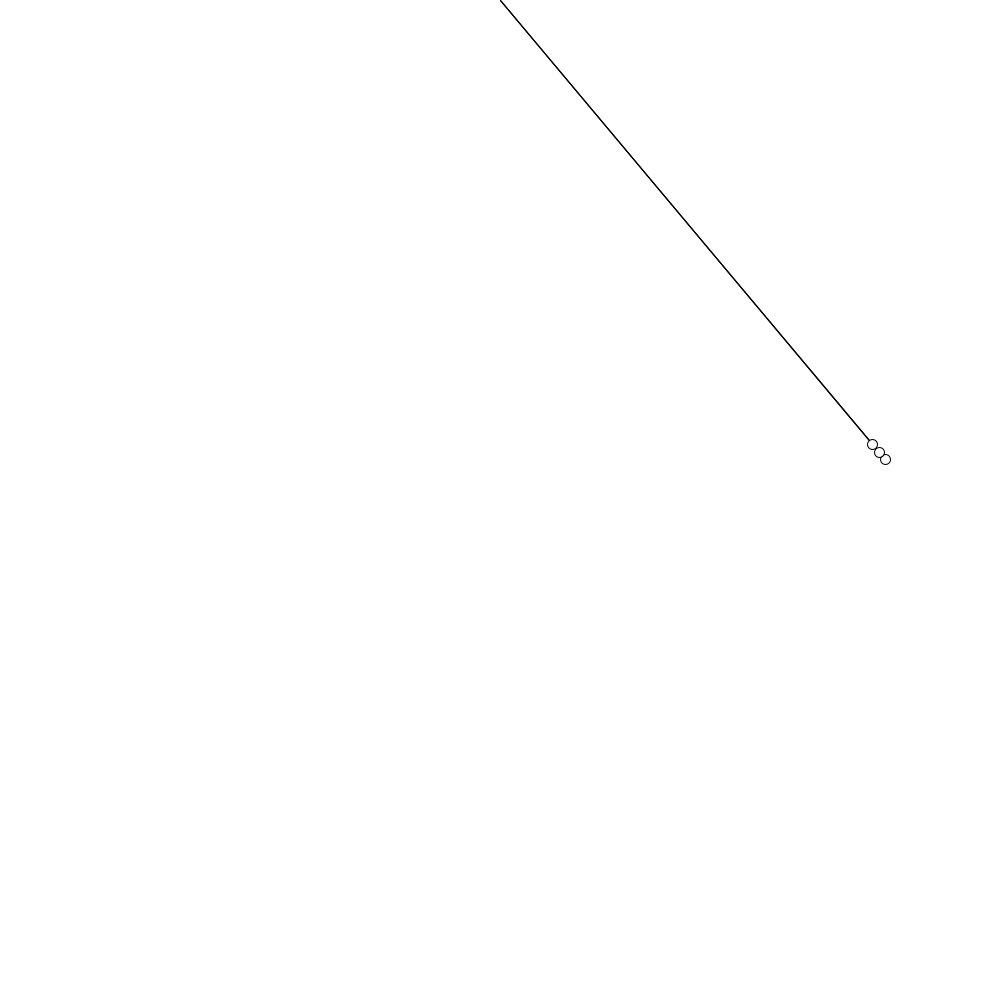
Frame 1 (no input)
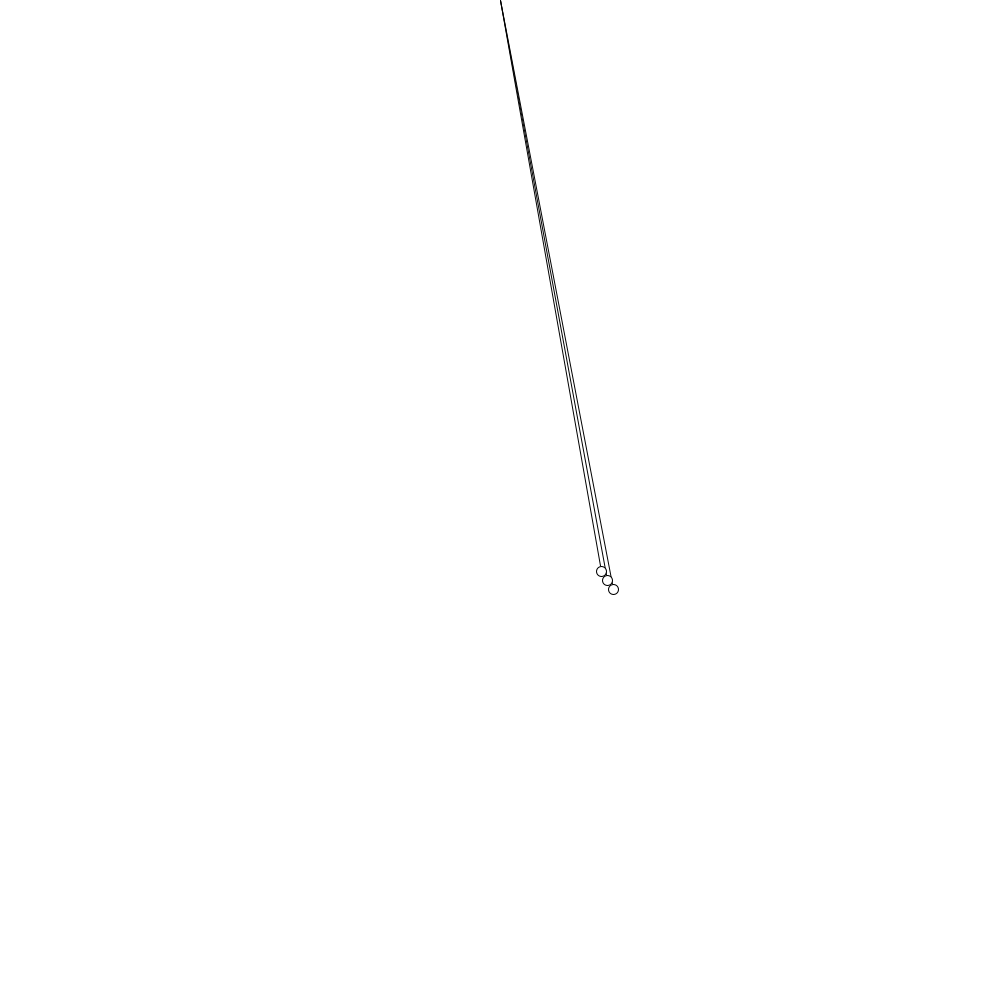
Frame 60 (the mouse pressed at the canvas centre just before this capture)
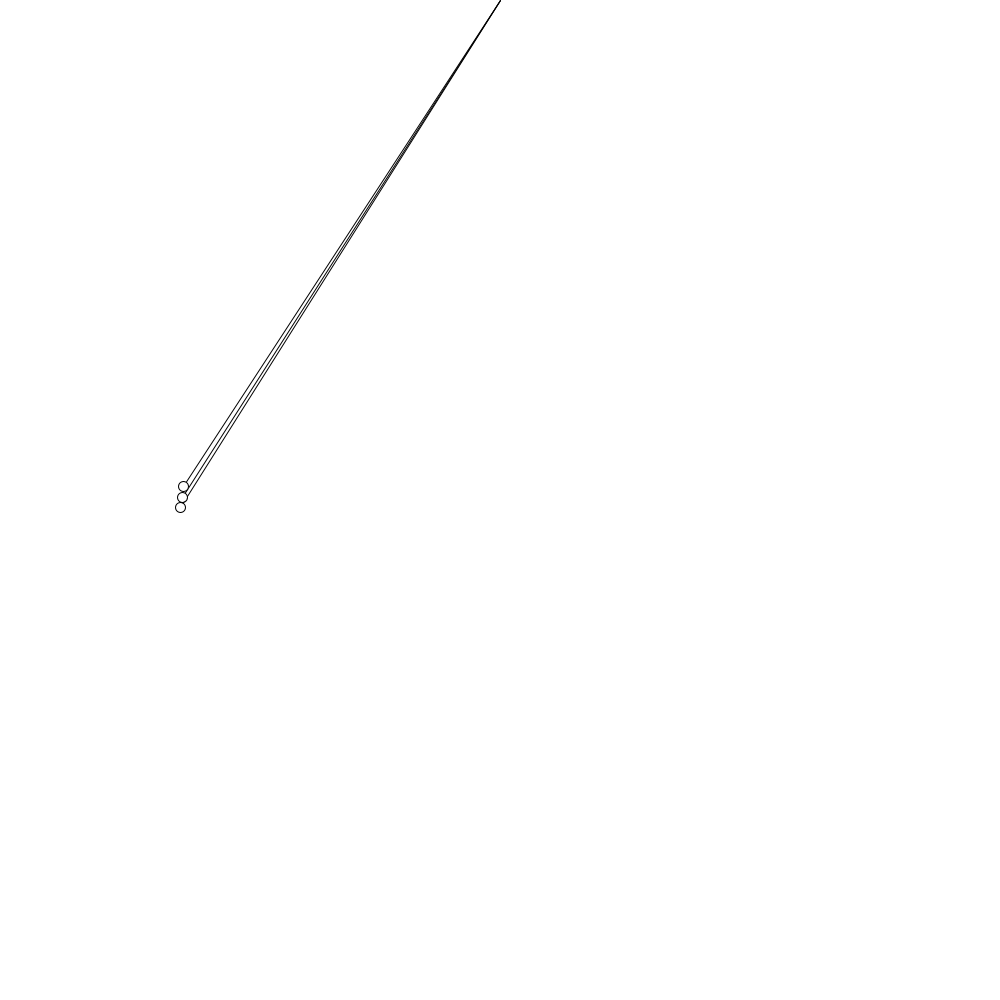
Frame 120 (the mouse held since frame 60 and released just before this capture)

The Processing sketch that drew these frames (run headless with seeded random() and noise(); from frame 60 on, the mouse is pressed at the canvas centre):

// Processing sketch: pendulum
// ── pendulum.pde
class Pendulum {
  PVector location;
  float armLength, angle, angleVel, angleAcc;

  Pendulum(float armLength_) {
    armLength = armLength_;
    angle = radians(40);
    angleVel = 0;
    angleAcc = 0;
    location = new PVector();
  }

  void update() {
    angleAcc = -1 * 0.3 * sin(angle) / armLength;
    angleVel += angleAcc;
    angle += angleVel;
    location.set(
      armLength * sin(angle),
      armLength * cos(angle)
    );
    angleVel *= 0.999;
  }

  void draw() {
    update();
    push();
    translate(width / 2, 0);
    line(0, 0, location.x, location.y);
    circle(location.x, location.y, 10);
    pop();
  }
}

Pendulum p1;
Pendulum p2;
Pendulum p3;

void setup() {
  size(1000, 1000);
  p1 = new Pendulum(600);
  p2 = new Pendulum(590);
  p3 = new Pendulum(580);
}

void draw() {
  background(255);
  p1.draw();
  p2.draw();
  p3.draw();
}
